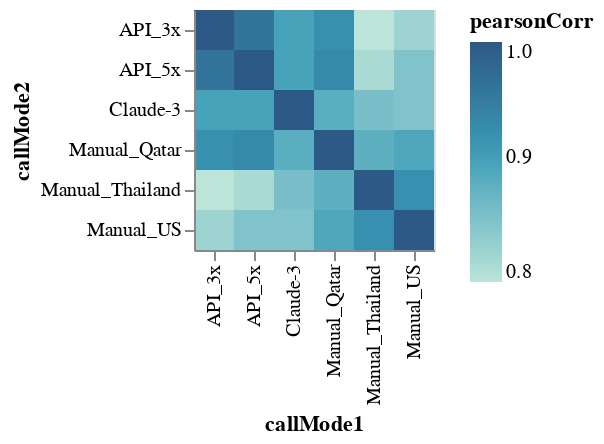

Notebook source saved alongside this figure:
### Code cell
corr_interX = corr_inter.unstack().reset_index().rename({'level_0':'callMode1','level_1':'callMode2',0:'pearsonCorr'},axis=1)

alt.Chart(corr_interX).mark_rect().encode(
    x=alt.X("callMode1"),
    y=alt.Y("callMode2"),
    color=alt.Color('pearsonCorr',scale=alt.Scale(scheme="tealblues")),
    tooltip=['pearsonCorr']

)

### Figure 1 — Vega-Lite specification as saved in the notebook (floating-point values rounded to 4 significant figures)
{"config": {"view": {"continuousWidth": 300, "continuousHeight": 300}}, "data": {"name": "data-5a1a4706b180494a4b6a89c8d4a28247"}, "mark": {"type": "rect"}, "encoding": {"color": {"field": "pearsonCorr", "scale": {"scheme": "tealblues"}, "type": "quantitative"}, "tooltip": [{"field": "pearsonCorr", "type": "quantitative"}], "x": {"field": "callMode1", "type": "nominal"}, "y": {"field": "callMode2", "type": "nominal"}}, "$schema": "https://vega.github.io/schema/vega-lite/v5.14.1.json", "datasets": {"data-5a1a4706b180494a4b6a89c8d4a28247": [{"callMode1": "API_3x", "callMode2": "API_3x", "pearsonCorr": 1.0}, {"callMode1": "API_3x", "callMode2": "API_5x", "pearsonCorr": 0.9602}, {"callMode1": "API_3x", "callMode2": "Manual_US", "pearsonCorr": 0.8171}, {"callMode1": "API_3x", "callMode2": "Manual_Thailand", "pearsonCorr": 0.791}, {"callMode1": "API_3x", "callMode2": "Manual_Qatar", "pearsonCorr": 0.9204}, {"callMode1": "API_3x", "callMode2": "Claude-3", "pearsonCorr": 0.8959}, {"callMode1": "API_5x", "callMode2": "API_3x", "pearsonCorr": 0.9602}, {"callMode1": "API_5x", "callMode2": "API_5x", "pearsonCorr": 1.0}, {"callMode1": "API_5x", "callMode2": "Manual_US", "pearsonCorr": 0.8431}, {"callMode1": "API_5x", "callMode2": "Manual_Thailand", "pearsonCorr": 0.807}, {"callMode1": "API_5x", "callMode2": "Manual_Qatar", "pearsonCorr": 0.9304}, {"callMode1": "API_5x", "callMode2": "Claude-3", "pearsonCorr": 0.8939}, {"callMode1": "Manual_US", "callMode2": "API_3x", "pearsonCorr": 0.8171}, {"callMode1": "Manual_US", "callMode2": "API_5x", "pearsonCorr": 0.8431}, {"callMode1": "Manual_US", "callMode2": "Manual_US", "pearsonCorr": 1.0}, {"callMode1": "Manual_US", "callMode2": "Manual_Thailand", "pearsonCorr": 0.9196}, {"callMode1": "Manual_US", "callMode2": "Manual_Qatar", "pearsonCorr": 0.8884}, {"callMode1": "Manual_US", "callMode2": "Claude-3", "pearsonCorr": 0.8437}, {"callMode1": "Manual_Thailand", "callMode2": "API_3x", "pearsonCorr": 0.791}, {"callMode1": "Manual_Thailand", "callMode2": "API_5x", "pearsonCorr": 0.807}, {"callMode1": "Manual_Thailand", "callMode2": "Manual_US", "pearsonCorr": 0.9196}, {"callMode1": "Manual_Thailand", "callMode2": "Manual_Thailand", "pearsonCorr": 1.0}, {"callMode1": "Manual_Thailand", "callMode2": "Manual_Qatar", "pearsonCorr": 0.875}, {"callMode1": "Manual_Thailand", "callMode2": "Claude-3", "pearsonCorr": 0.8508}, {"callMode1": "Manual_Qatar", "callMode2": "API_3x", "pearsonCorr": 0.9204}, {"callMode1": "Manual_Qatar", "callMode2": "API_5x", "pearsonCorr": 0.9304}, {"callMode1": "Manual_Qatar", "callMode2": "Manual_US", "pearsonCorr": 0.8884}, {"callMode1": "Manual_Qatar", "callMode2": "Manual_Thailand", "pearsonCorr": 0.875}, {"callMode1": "Manual_Qatar", "callMode2": "Manual_Qatar", "pearsonCorr": 1.0}, {"callMode1": "Manual_Qatar", "callMode2": "Claude-3", "pearsonCorr": 0.8771}, {"callMode1": "Claude-3", "callMode2": "API_3x", "pearsonCorr": 0.8959}, {"callMode1": "Claude-3", "callMode2": "API_5x", "pearsonCorr": 0.8939}, {"callMode1": "Claude-3", "callMode2": "Manual_US", "pearsonCorr": 0.8437}, {"callMode1": "Claude-3", "callMode2": "Manual_Thailand", "pearsonCorr": 0.8508}, {"callMode1": "Claude-3", "callMode2": "Manual_Qatar", "pearsonCorr": 0.8771}, {"callMode1": "Claude-3", "callMode2": "Claude-3", "pearsonCorr": 1.0}]}}
